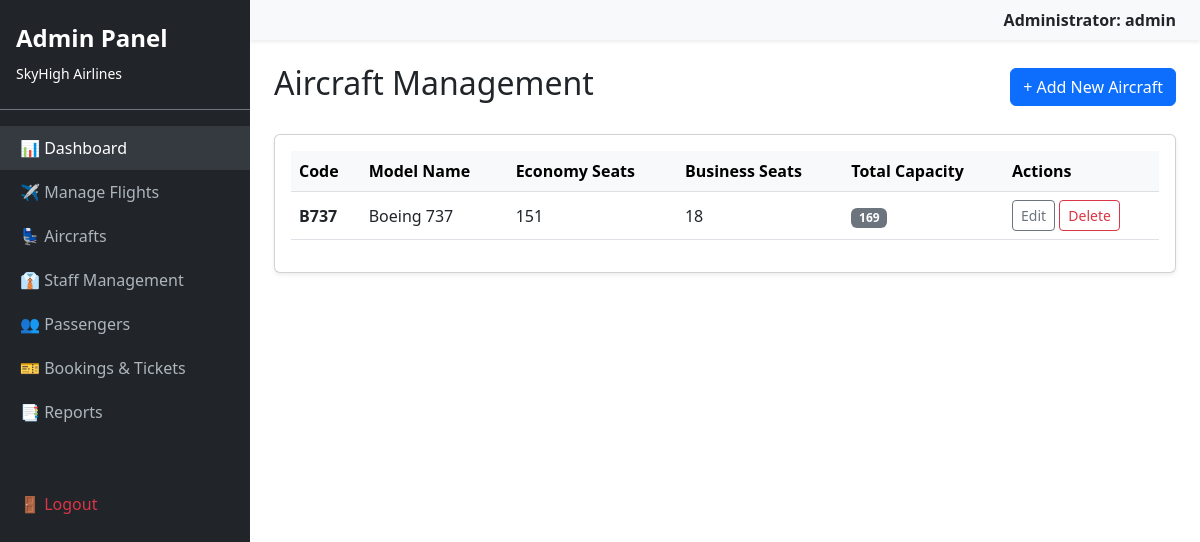
The app's page /dashboard/admin/aircraft/ (signed in) with its own data.
### core/models.py (models this page shows, shortened)
class User(AbstractUser):
    IS_CUSTOMER = 'customer'
    IS_STAFF = 'staff'
    IS_ADMIN = 'admin'
    ROLE_CHOICES = [
        (IS_CUSTOMER, 'Passenger'),
        (IS_STAFF, 'Airline Staff'),
        (IS_ADMIN, 'Administrator'),
    ]
    role = models.CharField(max_length=20, choices=ROLE_CHOICES, default=IS_CUSTOMER)
    phone_number = models.CharField(max_length=15, blank=True) # [cite: 31]

class Aircraft(models.Model):
    code = models.CharField(max_length=20, unique=True)
    name = models.CharField(max_length=100)
    total_economy_seats = models.IntegerField()
    total_business_seats = models.IntegerField()

### core/views.py (the view)
# urls.py: path('dashboard/admin/aircraft/', views.admin_aircraft_list, name='admin_aircraft_list'),
@user_passes_test(is_admin, login_url='login')
def admin_aircraft_list(request):
    aircrafts = Aircraft.objects.all()
    return render(request, 'custom_admin/aircraft_list.html', {'aircrafts': aircrafts})

### core/views.py (called while the page is built)
def is_admin(user):
    return user.is_authenticated and (user.is_superuser or user.role == User.IS_ADMIN)

### core/templates/custom_admin/aircraft_list.html
{% extends 'base_admin.html' %}
{% block content %}
<div class="d-flex justify-content-between align-items-center mb-4">
    <h2>Aircraft Management</h2>
    <a href="{% url 'admin_aircraft_add' %}" class="btn btn-primary">+ Add New Aircraft</a>
</div>
<div class="card shadow-sm">
    <div class="card-body">
        <table class="table table-hover align-middle">
            <thead class="table-light">
                <tr>
                    <th>Code</th>
                    <th>Model Name</th>
                    <th>Economy Seats</th>
                    <th>Business Seats</th>
                    <th>Total Capacity</th>
                    <th>Actions</th>
                </tr>
            </thead>
            <tbody>
                {% for plane in aircrafts %}
                <tr>
                    <td class="fw-bold">{{ plane.code }}</td>
                    <td>{{ plane.name }}</td>
                    <td>{{ plane.total_economy_seats }}</td>
                    <td>{{ plane.total_business_seats }}</td>
                    <td><span class="badge bg-secondary">{{ plane.total_economy_seats|add:plane.total_business_seats }}</span></td>
                    <td>
                        <a href="{% url 'admin_aircraft_edit' plane.id %}" class="btn btn-sm btn-outline-secondary">Edit</a>
                        <a href="{% url 'admin_aircraft_delete' plane.id %}" class="btn btn-sm btn-outline-danger">Delete</a>
                    </td>
                </tr>
                {% empty %}
                <tr>
                    <td colspan="6" class="text-center py-4 text-muted">No aircrafts added yet.</td>
                </tr>
                {% endfor %}
            </tbody>
        </table>
    </div>
</div>
{% endblock %}

### core/templates/base_admin.html (shortened to what this page needs)
<!DOCTYPE html>
<html lang="en">
<head>
    <link href="https://cdn.jsdelivr.net/npm/bootstrap@5.3.0/dist/css/bootstrap.min.css" rel="stylesheet">
</head>
<body>
    <div class="d-flex">
        <div class="sidebar" id="sidebar">
            <div class="py-4 px-3 mb-3 border-bottom border-secondary">
                <h4 class="fw-bold">Admin Panel</h4>
                <small>SkyHigh Airlines</small>
            </div>
            <ul class="nav flex-column">
                <li class="nav-item"><a href="{% url 'admin_dashboard' %}" class="nav-link active">📊 Dashboard</a></li>
                <li class="nav-item"><a href="{% url 'admin_flight_list' %}" class="nav-link">✈️ Manage Flights</a></li>
                <li class="nav-item"><a href="{% url 'admin_aircraft_list' %}" class="nav-link">💺 Aircrafts</a></li>
                <li class="nav-item"><a href="{% url 'admin_staff_list' %}" class="nav-link">👔 Staff Management</a></li>
                <li class="nav-item"><a href="{% url 'admin_passenger_list' %}" class="nav-link">👥 Passengers</a></li>
                <li class="nav-item"><a href="{% url 'admin_reservation_list' %}" class="nav-link">🎫 Bookings & Tickets</a></li>
                <li class="nav-item"><a href="#" class="nav-link">📑 Reports</a></li>
                <li class="nav-item mt-5"><a href="{% url 'logout' %}" class="nav-link text-danger">🚪 Logout</a></li>
            </ul>
        </div>
        <div class="content">
            <nav class="navbar navbar-light bg-light shadow-sm px-4">
                <span class="ms-auto fw-bold">Administrator: {{ user.username }}</span>
            </nav>
            <div class="container-fluid p-4">
                {% block content %}{% endblock %}
            </div>
        </div>
    </div>
</body>
</html>

### core/templates/base_admin.html (style rules this page uses)
body { overflow-x: hidden; }
.sidebar { min-height: 100vh; width: 250px; background-color: #212529; color: white; position: fixed; transition: margin 0.3s; }
.sidebar .nav-link { color: #adb5bd; padding: 10px 20px; }
.sidebar .nav-link:hover, .sidebar .nav-link.active { color: white; background-color: #343a40; }
.content { margin-left: 250px; transition: margin 0.3s; width: 100%; }

### records on screen
User: username "admin"
Aircraft: code "B737", name "Boeing 737", total_economy_seats "151", total_business_seats "18", total_economy_seats|add "169"
